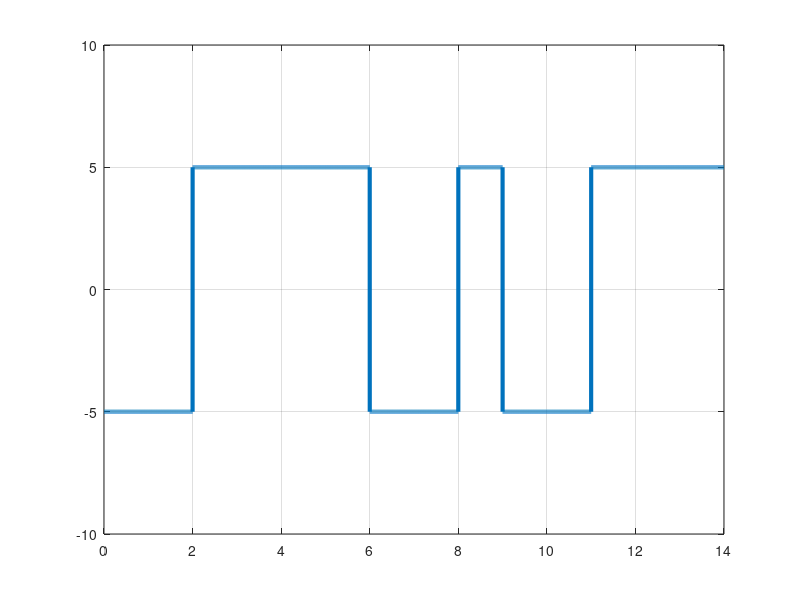

Write MATLAB code to recreate this figure.
clc;    %clear command line
clear all;  %clear variables
close all;  %clear figures 

bits = [1 0 1 0 0 0 1 0 1 1 0 1 0 0];

%Modulation :

bitRate = 1;
voltage = 5;

samplingRate = 1000;
samplingTime = 1/samplingRate;
endTime = length(bits)/bitRate;
time = 0:samplingTime:endTime;

index = 1;
sign = 1;
modulation = [];

if(bits(index)==1)
    sign = -1*sign;
end

for i = 1:length(time)
    modulation(i) = sign*voltage;
    if(time(i)*bitRate>= index)
        index = index+1;
        if(index<=length(bits) && bits(index)==1)
            sign = -1*sign;
        end
    end
end

plot(time,modulation,'LineWidth',3);
axis([0 endTime -voltage-5 voltage+5]);
grid on;

%Demodulation : 

index = 1;
prev = voltage;
demodulation = [];

for i = 1:length(modulation)
    if(modulation(i) == prev)
        demodulation(index) = 0;
    else
        demodulation(index) = 1;
    end
    if(time(i)*bitRate >= index)
        index = index+1;
        prev = modulation(i);
    end
end

disp(demodulation);